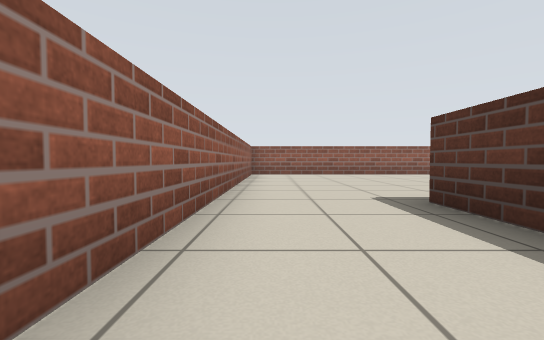
[1] (above)

24 first-person views from a walk through a world built for the Player/Stage simulator. The camera is 0.5 m above the floor, tilts 2° down and sees 90° across. The lines on the ground mark 1 m squares. The floor is counted in squares, 1 m on a side. Each view is taken from the middle of a square. On the plan, view 1 faces up. The plan holds only what a view shows up to about 9 squares ahead; the rest is blank. The robots in the file are not drawn.

[2]
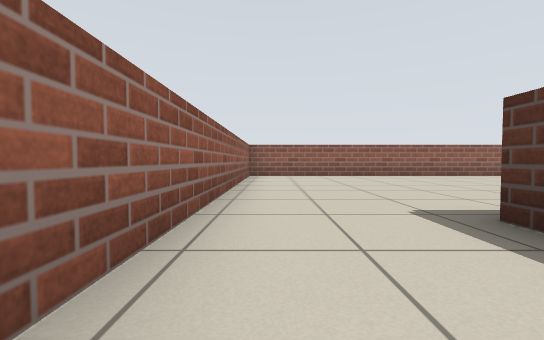

[3]
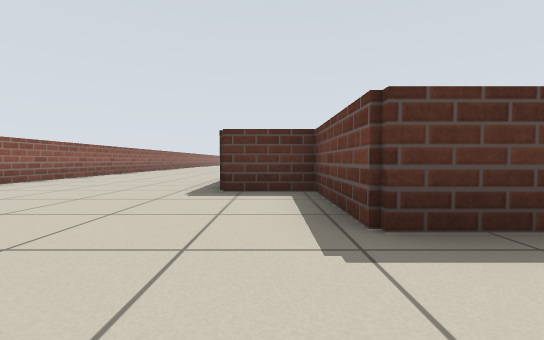

[4]
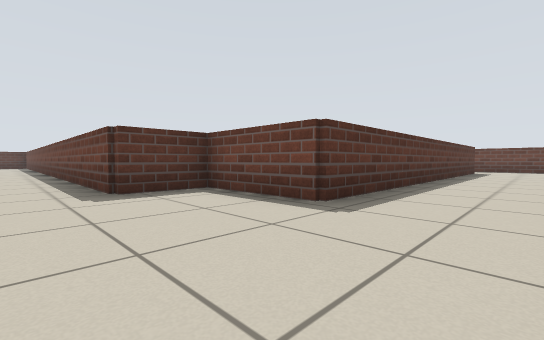

[5]
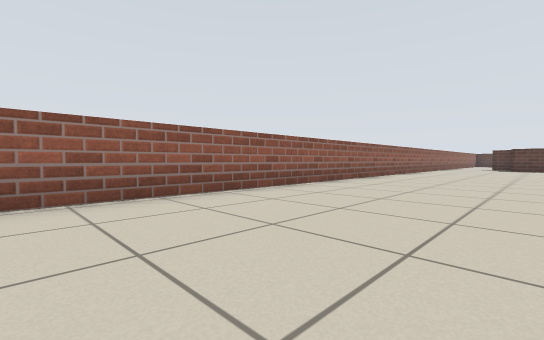

[6]
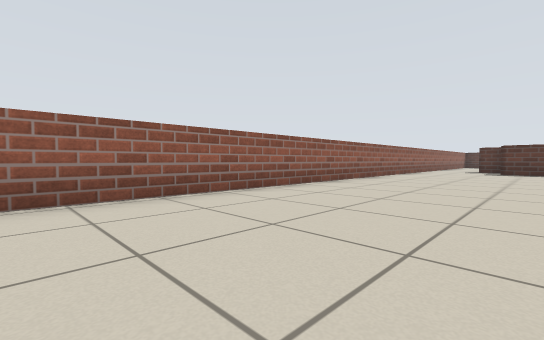

[7]
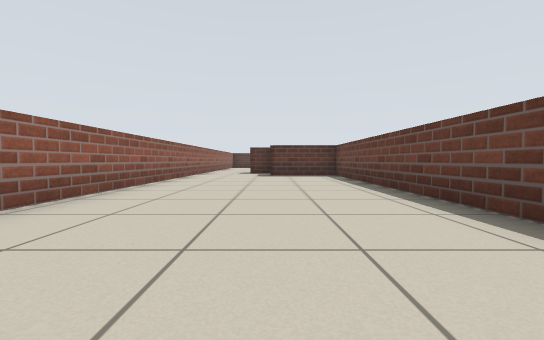

[8]
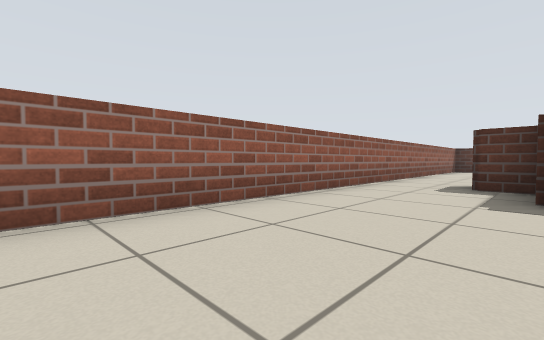

[9]
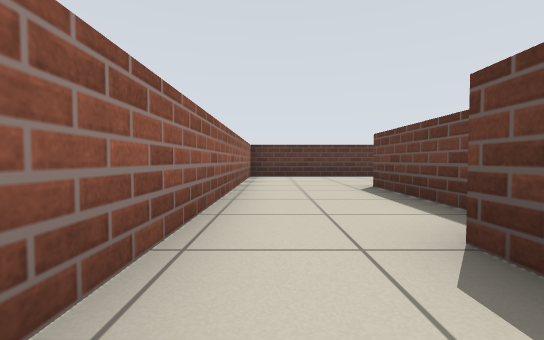

[10]
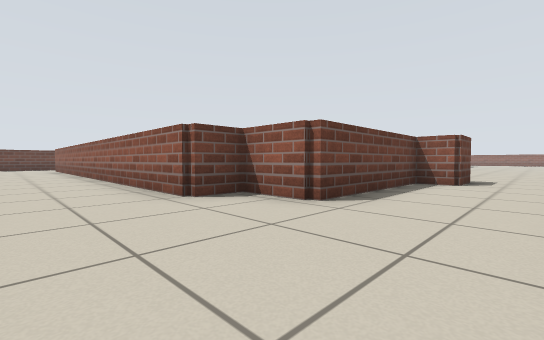

[11]
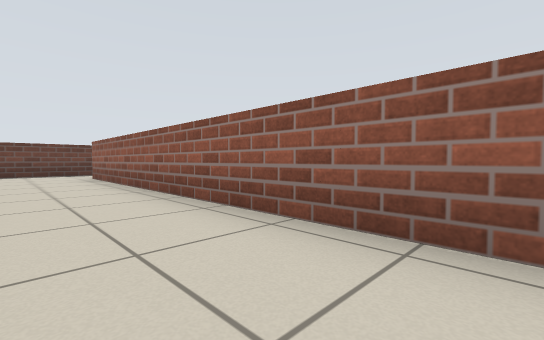

[12]
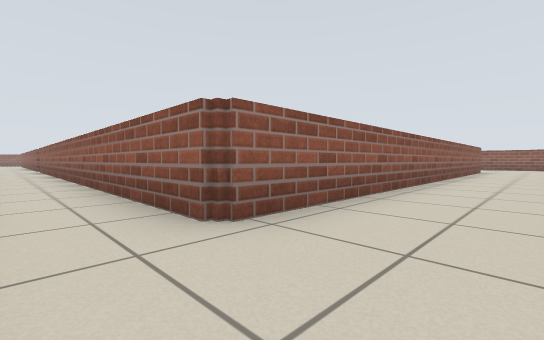

[13]
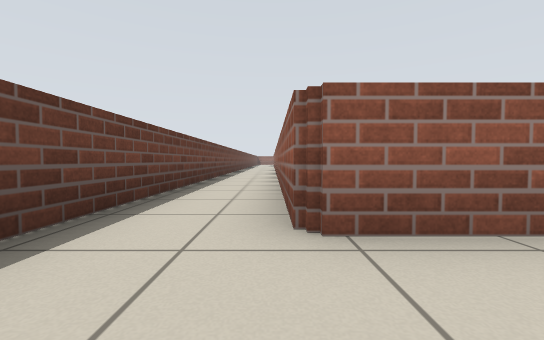

[14]
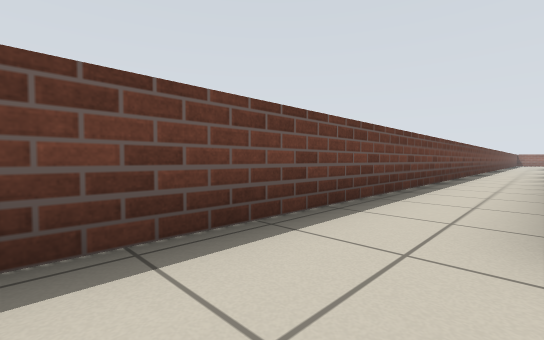

[15]
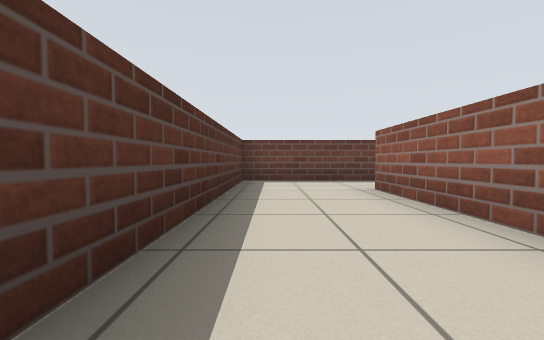

[16]
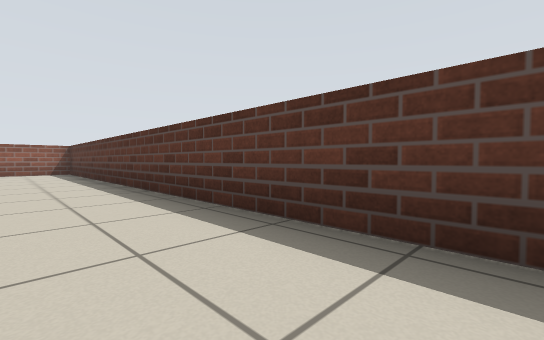

[17]
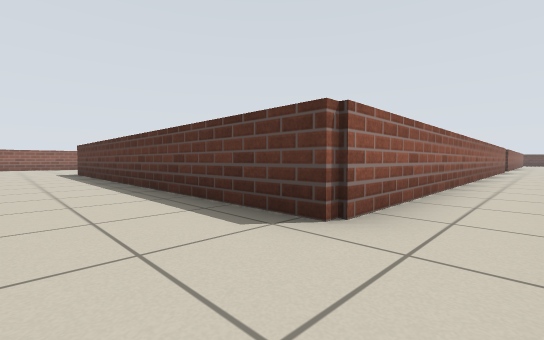

[18]
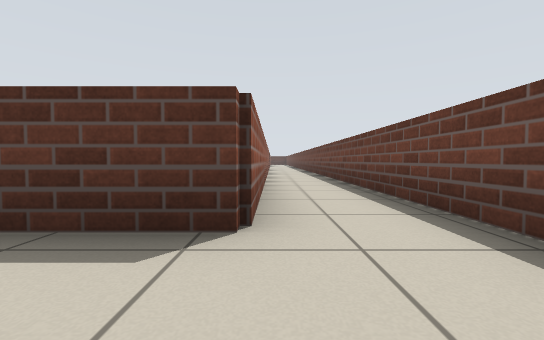

[19]
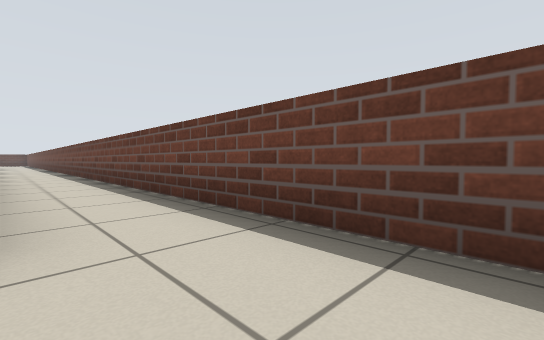

[20]
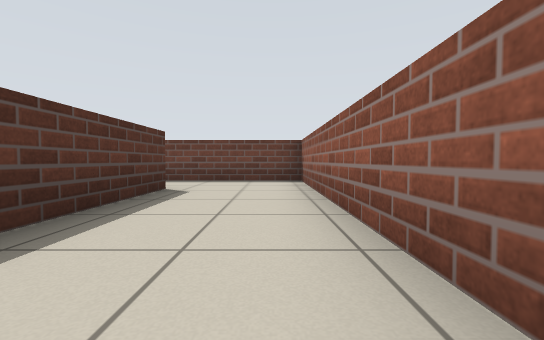

[21]
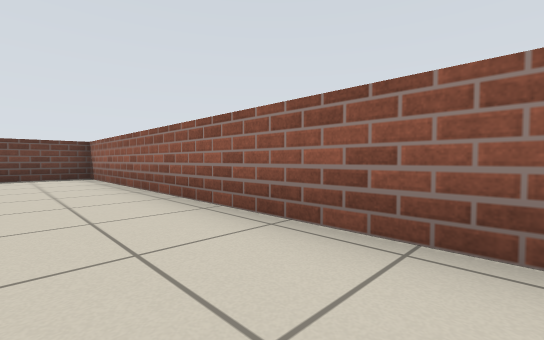

[22]
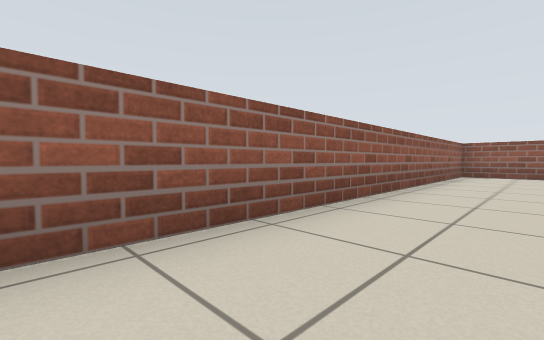

[23]
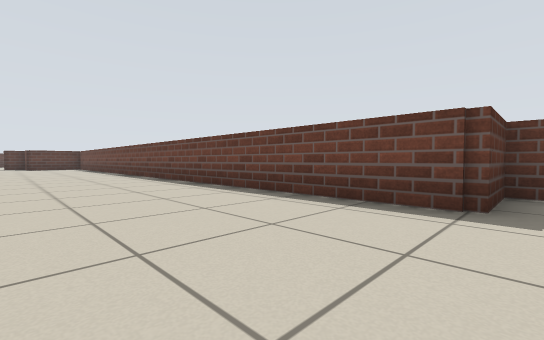

[24]
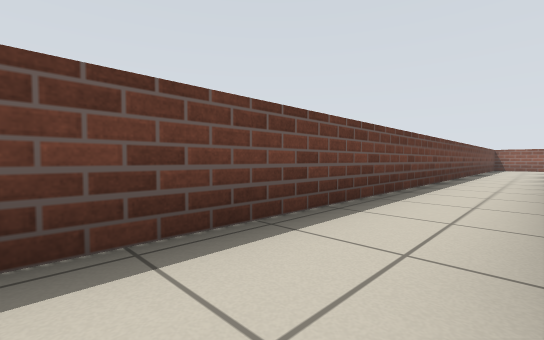

### Floor plan
Points are (right, up) in squares from view 1. A wall is a line through its corners. A room is listed if a view was taken in it or the views show most of it. See-through windows are left out.
Room 1 (views 1, 2, 3, 4, 5, 6, 7, 8, 9, 10, 11, 12, 13, 14, 15, 16, 17, 18, 19, 20, 21, 22, 23)
walls: (23.5, 7) (23.5, 7.8) (24.7, 7.8) (24.7, 7.1) (28.3, 7.1) (28.3, 5.7) (29.2, 5.7) (29.2, -6.8); (11.6, -6.8) (1.9, -6.8) (1.9, 3.3) (4.4, 3.3) (4.4, 4.9) (22, 4.9) (22, 7); (29.5, -8.7) (31.7, -8.7) (31.7, 9.7) (-0.7, 9.7) (-0.7, -8.7) (16.1, -8.7)
ways out: opening at (15, -8) to room 2; opening at (30, -8) to room 2
Room 2 (view 24)
walls: (19.9, -8.7) (29.5, -8.7); (29.2, -6.8) (19.4, -6.8)
ways out: opening at (15, -8) to room 1; opening at (30, -8) to room 1

Positions as (right, up) in squares from view 1, and headings:
1: (0, 0), facing up
2: (0, 1), facing up
3: (0, 4), facing right
4: (0, 6), facing down-right
5: (6, 6), facing up-right
6: (10, 6), facing up-right
7: (13, 7), facing right
8: (18, 7), facing up-right
9: (23, 9), facing right
10: (31, 9), facing down-left
11: (31, 2), facing down-left
12: (31, -8), facing up-left
13: (31, -7), facing left
14: (31, -7), facing down-left
15: (31, -2), facing down
16: (30, -2), facing up-right
17: (0, -8), facing up-right
18: (0, -7), facing right
19: (0, -7), facing down-right
20: (0, -2), facing down
21: (1, 0), facing down-left
22: (1, 0), facing up-left
23: (4, 8), facing down-right
24: (16, -7), facing down-left
